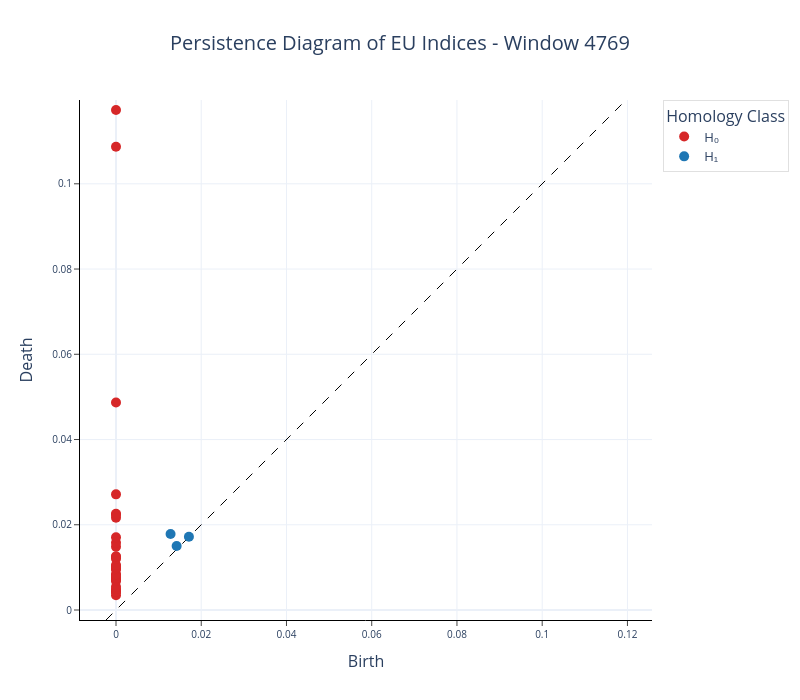

Notebook code for this chart:
### Code cell
fig = plot_diagram(eu_diagram[4769])

fig.update_layout(
    width=800, 
    height=700,
    title=dict(text="Persistence Diagram of EU Indices - Window 4769", x=0.5,
            xanchor="center"),
    legend=dict(
        title="Homology Class",
        font=dict(size=13), 
        bordercolor="lightgray",         
        borderwidth=0.7               
    )
)

for trace in fig.data:
    if trace.mode == 'markers':
        trace.marker.size = 10
        if "H0" in trace.name:
            trace.marker.color = "#d62728"
            trace.name = "H\u2080"  
        elif "H1" in trace.name:
            trace.marker.color = "#1f77b4"
            trace.name = "H\u2081"  

fig.show()
fig.write_image("Figures/eu_diagram_4769.png", scale=3)

### Figure 1 — Plotly figure (JSON) as saved in the notebook; plotly's stock layout.template omitted (floating-point values rounded to 4 significant figures)
{"data": [{"hoverinfo": "none", "line": {"color": "black", "dash": "dash", "width": 1}, "mode": "lines", "showlegend": false, "type": "scatter", "x": [-0.002346, 0.1197], "y": [-0.002346, 0.1197]}, {"hoverinfo": "text", "hovertext": ["(0.0, 0.003454310819506645)", "(0.0, 0.004223846830427647)", "(0.0, 0.004370846785604954)", "(0.0, 0.004378961864858866)", "(0.0, 0.004929264076054096)", "(0.0, 0.005471297074109316)", "(0.0, 0.006780216470360756)", "(0.0, 0.007077992428094149)", "(0.0, 0.007414867170155048)", "(0.0, 0.007602381985634565)", "(0.0, 0.008182894438505173)", "(0.0, 0.008368359878659248)", "(0.0, 0.009516065940260887)", "(0.0, 0.009784212335944176)", "(0.0, 0.010182183235883713)", "(0.0, 0.01053741667419672)", "(0.0, 0.012049992568790913)", "(0.0, 0.012407665140926838)", "(0.0, 0.01261976733803749)", "(0.0, 0.014855336397886276)", "(0.0, 0.015762483701109886)", "(0.0, 0.0170576311647892)", "(0.0, 0.021625304594635963)", "(0.0, 0.02235858328640461)", "(0.0, 0.022593695670366287)", "(0.0, 0.02713160403072834)", "(0.0, 0.04866751655936241)", "(0.0, 0.108685702085495)", "(0.0, 0.11731665581464767)"], "marker": {"color": "#d62728", "size": 10}, "mode": "markers", "name": "H₀", "type": "scatter", "x": [0.0, 0.0, 0.0, 0.0, 0.0, 0.0, 0.0, 0.0, 0.0, 0.0, 0.0, 0.0, 0.0, 0.0, 0.0, 0.0, 0.0, 0.0, 0.0, 0.0, 0.0, 0.0, 0.0, 0.0, 0.0, 0.0, 0.0, 0.0, 0.0], "y": [0.003454, 0.004224, 0.004371, 0.004379, 0.004929, 0.005471, 0.00678, 0.007078, 0.007415, 0.007602, 0.008183, 0.008368, 0.009516, 0.009784, 0.01018, 0.01054, 0.01205, 0.01241, 0.01262, 0.01486, 0.01576, 0.01706, 0.02163, 0.02236, 0.02259, 0.02713, 0.04867, 0.1087, 0.1173]}, {"hoverinfo": "text", "hovertext": ["(0.017108680680394173, 0.017191443592309952)", "(0.014230066910386086, 0.015035036019980907)", "(0.012801112607121468, 0.017813047394156456)"], "marker": {"color": "#1f77b4", "size": 10}, "mode": "markers", "name": "H₁", "type": "scatter", "x": [0.01711, 0.01423, 0.0128], "y": [0.01719, 0.01504, 0.01781]}], "layout": {"height": 700, "legend": {"bordercolor": "lightgray", "borderwidth": 0.7, "font": {"size": 13}, "title": {"text": "Homology Class"}}, "plot_bgcolor": "white", "title": {"text": "Persistence Diagram of EU Indices - Window 4769", "x": 0.5, "xanchor": "center"}, "width": 800, "xaxis": {"autorange": false, "exponentformat": "e", "linecolor": "black", "linewidth": 1, "mirror": false, "range": [-0.002346, 0.1197], "showexponent": "all", "showline": true, "side": "bottom", "ticks": "outside", "title": {"text": "Birth"}, "type": "linear", "zeroline": true}, "yaxis": {"autorange": false, "exponentformat": "e", "linecolor": "black", "linewidth": 1, "mirror": false, "range": [-0.002346, 0.1197], "scaleanchor": "x", "scaleratio": 1, "showexponent": "all", "showline": true, "side": "left", "ticks": "outside", "title": {"text": "Death"}, "type": "linear", "zeroline": true}}}
